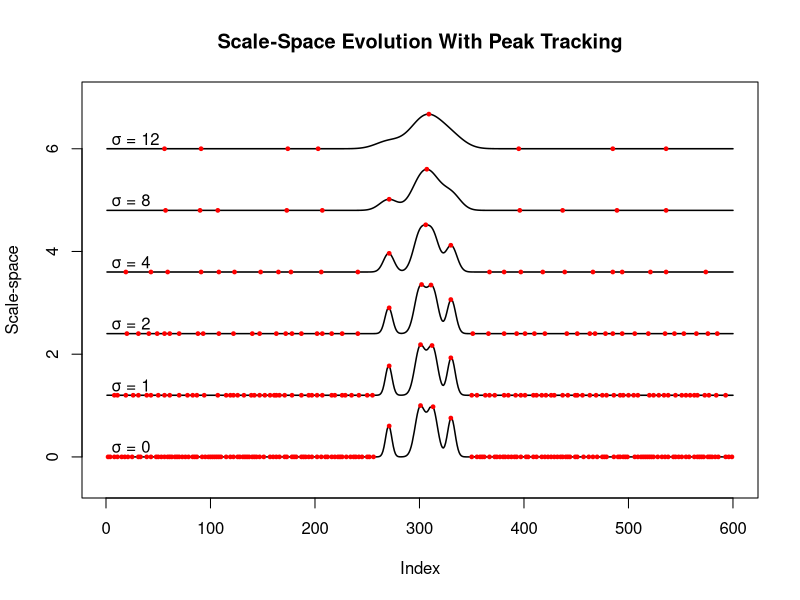

The R script that drew this image:
# -------------------------------------------------------------
# Gaussian smoothing
# -------------------------------------------------------------
smooth_gauss <- function(x, sigma){
  if (sigma <= 0) return(x)
  k <- ceiling(4*sigma)
  gx <- -k:k
  kern <- exp(-(gx^2)/(2*sigma^2))
  kern <- kern / sum(kern)
  y <- stats::filter(x, kern, sides = 2)

  # fill NA edges by nearest valid
  if (anyNA(y)){
    good <- which(!is.na(y))
    y[1:(min(good)-1)] <- y[min(good)]
    y[(max(good)+1):length(y)] <- y[max(good)]
  }
  as.numeric(y)
}

# -------------------------------------------------------------
# Linear interpolation over NA runs
# -------------------------------------------------------------
fill_na_interp <- function(x){
  na <- is.na(x)
  if (!any(na)) return(x)
  good <- which(!na)
  bad  <- which(na)

  # pad edges
  if (min(good) > 1){
    x[1:(min(good)-1)] <- x[min(good)]
  }
  if (max(good) < length(x)){
    x[(max(good)+1):length(x)] <- x[max(good)]
  }

  # linear interpolation inside
  x[bad] <- approx(good, x[good], xout = bad)$y
  x
}

# -------------------------------------------------------------
# Normalize to [0,1]
# -------------------------------------------------------------
normalize01 <- function(x){
  x <- x - min(x, na.rm=TRUE)
  r <- max(x, na.rm=TRUE)
  if (r == 0) return(rep(0, length(x)))
  x / r
}

# -------------------------------------------------------------
# LOCAL MAXIMUM DETECTION (very simple, global rule)
# -------------------------------------------------------------
local_maxima <- function(y){
  # y[i] is a peak if it is greater than neighbors
  # boundaries excluded
  n <- length(y)
  if (n < 3) return(integer(0))

  # exclude NAs
  good <- which(!is.na(y))
  if (length(good) < n) {
    # small fix: smooth edges already filled but double check
    y <- fill_na_interp(y)
  }

  idx <- which(
    c(FALSE,
      y[2:(n-1)] > y[1:(n-2)] & y[2:(n-1)] > y[3:n],
      FALSE)
  )
  idx
}

# -------------------------------------------------------------
# SCALE-SPACE STACKPLOT WITH PEAK TRACKING
# -------------------------------------------------------------
plot_scale_space_with_peaks <- function(feat,
                                        scales = c(0,1,2,4,8,12),
                                        fill_na = TRUE,
                                        normalize = TRUE,
                                        peak_cex = .5){
  x <- feat
  if (fill_na)     x <- fill_na_interp(x)
  if (normalize)   x <- normalize01(x)

  # smooth at each scale
  smoothed <- lapply(scales, function(s) smooth_gauss(x, s))

  # detect peaks
  peaks <- lapply(smoothed, local_maxima)

  # y-offsets for stacked visualization
  offsets <- seq(0, length(scales)-1) * 1.2

  # --- PLOT ---
  plot(NULL, xlim = c(1, length(x)),
       ylim = c(-0.5, max(offsets)+1),
       xlab = "Index",
       ylab = "Scale-space",
       main = "Scale-Space Evolution With Peak Tracking")

  # draw curves + peaks
  for (i in seq_along(scales)){
    y <- smoothed[[i]]
    off <- offsets[i]

    # curve
    lines(y + off, lwd = 1.5)

    # peaks
    pk <- peaks[[i]]
    if (length(pk) > 0){
      points(pk, y[pk] + off,
             pch = 19, col = "red",
             cex = peak_cex)
    }

    # annotate scale
    text(5, off + 0.2, paste0("σ = ", scales[i]), adj = 0)
  }

  invisible(list(smoothed = smoothed,
                 peaks = peaks))
}

# -------------------------------------------------------------
# DEMO EXAMPLE
# -------------------------------------------------------------
set.seed(1)
n <- 600
x <- seq(0, 10, length.out=n)

# synthetic multiplet: 3-peak cluster + noise
feat <- 
    0.4*dnorm(x, 4.5, 0.05) +
    1.0*dnorm(x, 5.0, 0.08) +
    1.0*dnorm(x, 5.2, 0.08) +
    0.6*dnorm(x, 5.5, 0.06) +
    rnorm(n, 0, 0.001)

# add NA gaps like real NMR features
feat[sample(1:n, 30)] <- NA

# call the scale-space plotter
plot_scale_space_with_peaks(feat)
